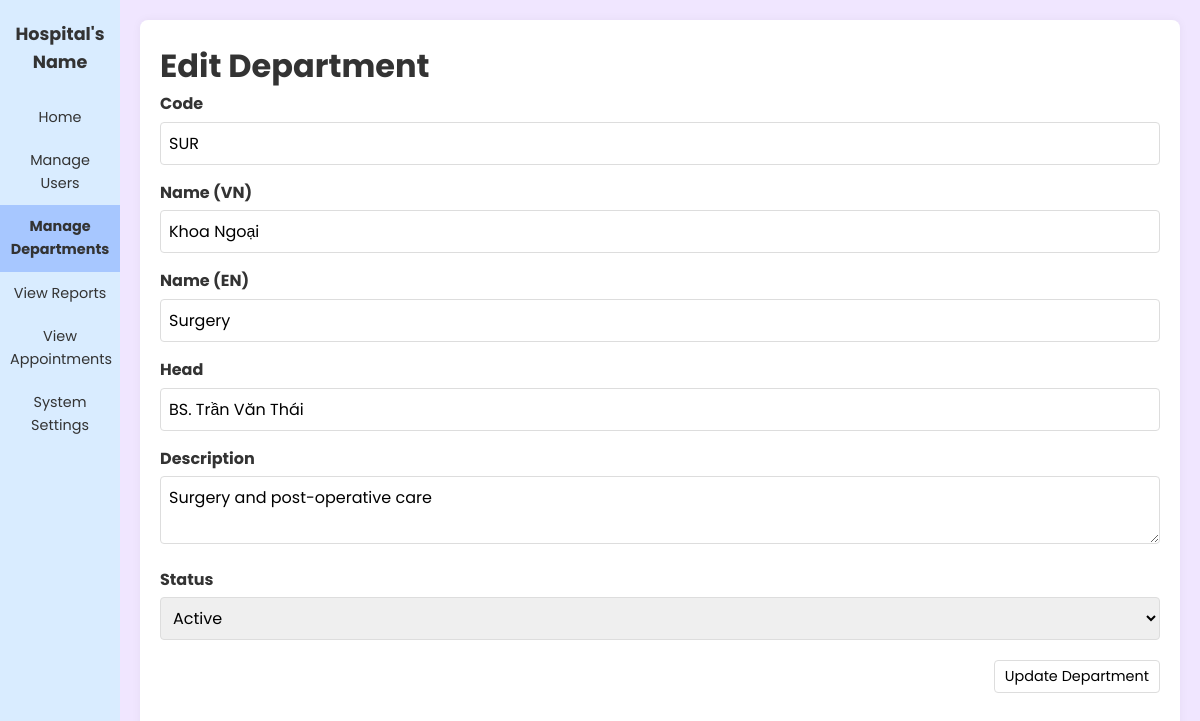
Screenshot of /final/manage_departments_edit.php?id=2 with the database file from the repository.
### tables this page shows
CREATE TABLE `departments_list` (
  `id` int(11) NOT NULL,
  `code` varchar(20) NOT NULL,
  `name` varchar(100) NOT NULL,
  `name_en` varchar(100) DEFAULT NULL,
  `head` varchar(100) DEFAULT NULL,
  `description` text DEFAULT NULL,
  `status` enum('active','inactive') DEFAULT 'active',
  `created_at` timestamp NOT NULL DEFAULT current_timestamp()
);

### final/manage_departments_edit.php (the view, shortened to what this page needs)
<?php
include 'config.php';
$id = $_GET['id'];
$stmt = $conn->prepare("SELECT * FROM departments_list WHERE id = ?");
$stmt->bind_param("i", $id);
$stmt->execute();
$result = $stmt->get_result();
$dept = $result->fetch_assoc();
?>
<!DOCTYPE html>
<html>
<head>
  <link rel="stylesheet" href="styles.css">
</head>
<body>
  <div class="container">
    <div class="sidebar" style = "width: 120px">
      <div class="site-title">Hospital's Name</div>
      <ul class="sidebar-menu">
        <li><a href="index.php">Home</a></li>
        <li><a href="manage_users.php">Manage Users</a></li>
        <li class="active"><a href="manage_departments.php">Manage Departments</a></li>
        <li><a href="view_reports.php">View Reports</a></li>
        <li><a href="view_appointments.php">View Appointments</a></li>
        <li><a href="system_settings.php">System Settings</a></li>
      </ul>
    </div>
  <main class="main-content">
    <h1>Edit Department</h1>
    <form method="post">
      <div class="form-group">
        <label>Code</label>
        <input type="text" name="code" class="form-control" value="<?= htmlspecialchars($dept['code']) ?>" required>
      </div>
      <div class="form-group">
        <label>Name (VN)</label>
        <input type="text" name="name" class="form-control" value="<?= htmlspecialchars($dept['name']) ?>" required>
      </div>
      <div class="form-group">
        <label>Name (EN)</label>
        <input type="text" name="name_en" class="form-control" value="<?= htmlspecialchars($dept['name_en']) ?>">
      </div>
      <div class="form-group">
        <label>Head</label>
        <input type="text" name="head" class="form-control" value="<?= htmlspecialchars($dept['head']) ?>">
      </div>
      <div class="form-group">
        <label>Description</label>
        <textarea name="description" class="form-control"><?= htmlspecialchars($dept['description']) ?></textarea>
      </div>
      <div class="form-group">
        <label>Status</label>
        <select name="status" class="form-control">
          <option value="active" <?= $dept['status'] == 'active' ? 'selected' : '' ?>>Active</option>
        </select>
      </div>
      <div class="form-action">
        <button type="submit" class="button">Update Department</button>
      </div>
    </form>
  </main>
</div>
</body>
</html>

### final/styles.css (style rules this page uses)
:root { --primary-color: #f0e6ff; --secondary-color: #d9ecff; --accent-color: #6495ed; --text-color: #333; --light-gray: #f5f5f5; --medium-gray: #e0e0e0; --border-color: #ddd; --sidebar-width: 200px; --header-height: 40px; }
* { margin: 0; padding: 0; box-sizing: border-box; font-family: "Poppins", Arial, sans-serif; }
body { background-color: var(--primary-color); color: var(--text-color); line-height: 1.6; }
a { text-decoration: none; color: var(--accent-color); }
button, .button { background-color: white; border: 1px solid var(--border-color); border-radius: 4px; padding: 5px 10px; cursor: pointer; font-size: 0.9rem; }
.container { display: flex; min-height: 100vh; }
.sidebar { width: var(--sidebar-width); background-color: var(--secondary-color); padding: 20px 0; min-height: 100vh; }
.sidebar-menu { list-style: none; }
.sidebar-menu li { padding: 10px; text-align: center; cursor: pointer; }
.sidebar-menu li.active { background-color: #a7c7ff; font-weight: bold; }
.sidebar-menu a { color: var(--text-color); display: block; font-size: 0.9rem; }
.main-content { flex: 1; background-color: white; padding: 20px; border-radius: 8px; margin: 20px; box-shadow: 0 0 10px rgba(0, 0, 0, 0.05); }
.form-group { margin-bottom: 15px; }
.form-group label { display: block; margin-bottom: 5px; font-weight: bold; }
.form-control { width: 100%; padding: 8px; border: 1px solid var(--border-color); border-radius: 4px; font-size: 1rem; }
.form-action { margin-top: 20px; text-align: right; }
.site-title { font-size: 1.1rem; font-weight: bold; text-align: center; margin-bottom: 20px; padding: 0 10px; color: var(--text-color); }

### rows the page displays
departments_list: code "SUR", name "Khoa Ngoại", name_en "Surgery", head "BS. Trần Văn Thái", description "Surgery and post-operative care", status "Active"
